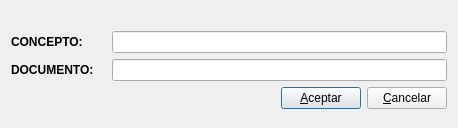
<ui version="4.0" >
 <author>José Manuel Díez Botella</author>
 <class>edit_conc_doc</class>
 <widget class="QDialog" name="edit_conc_doc" >
  <property name="geometry" >
   <rect>
    <x>0</x>
    <y>0</y>
    <width>458</width>
    <height>128</height>
   </rect>
  </property>
  <property name="windowTitle" >
   <string>Editar concepto y documento en pase</string>
  </property>
  <layout class="QFormLayout" name="formLayout" >
   <item row="0" column="0" >
    <widget class="QLabel" name="label" >
     <property name="text" >
      <string/>
     </property>
    </widget>
   </item>
   <item row="0" column="1" >
    <layout class="QVBoxLayout" name="titleLayout" />
   </item>
   <item row="1" column="0" >
    <widget class="QLabel" name="textLabel1" >
     <property name="minimumSize" >
      <size>
       <width>95</width>
       <height>0</height>
      </size>
     </property>
     <property name="text" >
      <string>&lt;b>CONCEPTO:&lt;/b></string>
     </property>
     <property name="wordWrap" >
      <bool>false</bool>
     </property>
    </widget>
   </item>
   <item row="1" column="1" >
    <widget class="QLineEdit" name="conceptolineEdit" />
   </item>
   <item row="2" column="0" >
    <widget class="QLabel" name="textLabel2" >
     <property name="minimumSize" >
      <size>
       <width>95</width>
       <height>0</height>
      </size>
     </property>
     <property name="text" >
      <string>&lt;b>DOCUMENTO:&lt;/b></string>
     </property>
     <property name="wordWrap" >
      <bool>false</bool>
     </property>
    </widget>
   </item>
   <item row="2" column="1" >
    <widget class="QLineEdit" name="documentolineEdit" />
   </item>
   <item row="3" column="1" >
    <layout class="QHBoxLayout" >
     <property name="spacing" >
      <number>6</number>
     </property>
     <property name="margin" >
      <number>0</number>
     </property>
     <item>
      <spacer name="horizontalSpacer" >
       <property name="orientation" >
        <enum>Qt::Horizontal</enum>
       </property>
       <property name="sizeHint" stdset="0" >
        <size>
         <width>40</width>
         <height>20</height>
        </size>
       </property>
      </spacer>
     </item>
     <item>
      <widget class="QPushButton" name="aceptarpushButton" >
       <property name="text" >
        <string>&amp;Aceptar</string>
       </property>
       <property name="icon" >
        <iconset resource="libroK.qrc" >
         <normaloff>:/images/librok-42.png</normaloff>:/images/librok-42.png</iconset>
       </property>
       <property name="shortcut" >
        <string>Alt+A</string>
       </property>
      </widget>
     </item>
     <item>
      <widget class="QPushButton" name="cancelarpushButton" >
       <property name="text" >
        <string>&amp;Cancelar</string>
       </property>
       <property name="icon" >
        <iconset resource="libroK.qrc" >
         <normaloff>:/images/librok-7.png</normaloff>:/images/librok-7.png</iconset>
       </property>
       <property name="shortcut" >
        <string>Alt+C</string>
       </property>
      </widget>
     </item>
    </layout>
   </item>
  </layout>
 </widget>
 <layoutdefault spacing="6" margin="11" />
 <resources>
  <include location="libroK.qrc" />
 </resources>
 <connections>
  <connection>
   <sender>cancelarpushButton</sender>
   <signal>clicked()</signal>
   <receiver>edit_conc_doc</receiver>
   <slot>reject()</slot>
   <hints>
    <hint type="sourcelabel" >
     <x>20</x>
     <y>20</y>
    </hint>
    <hint type="destinationlabel" >
     <x>20</x>
     <y>20</y>
    </hint>
   </hints>
  </connection>
 </connections>
</ui>
